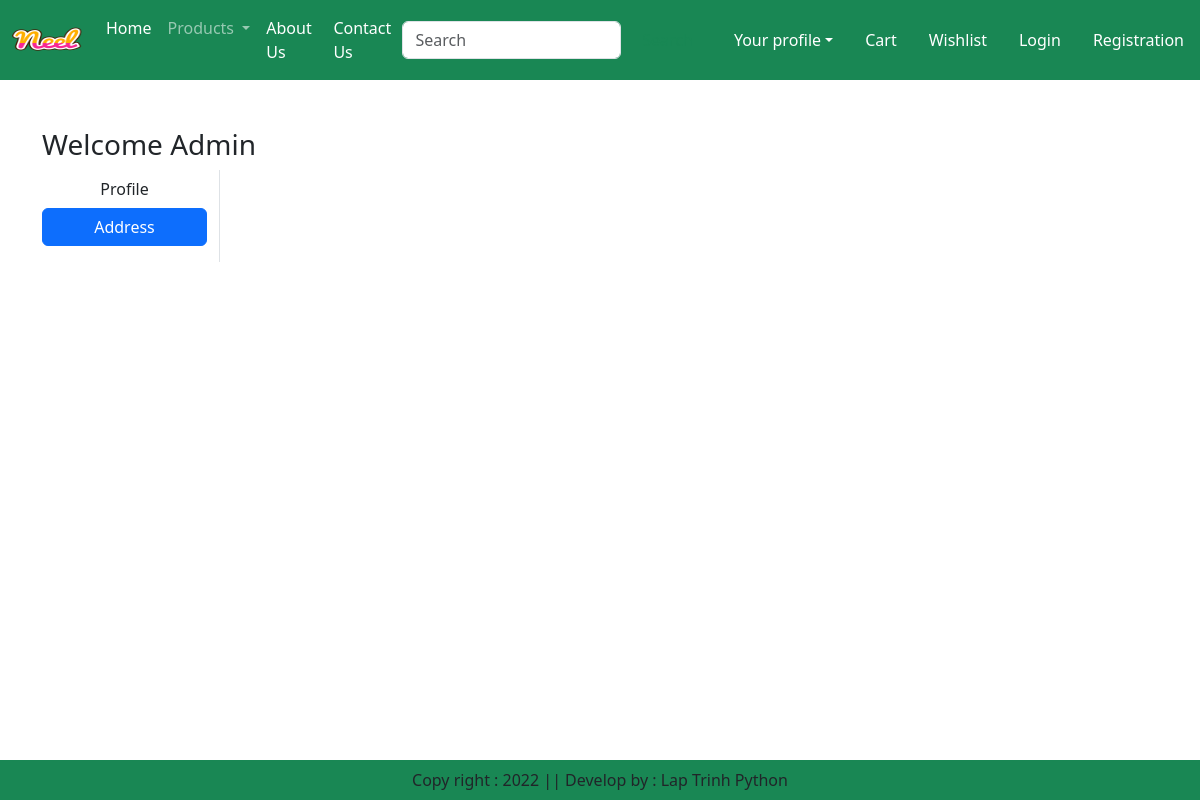
The app's page /address/ (signed in), older data.
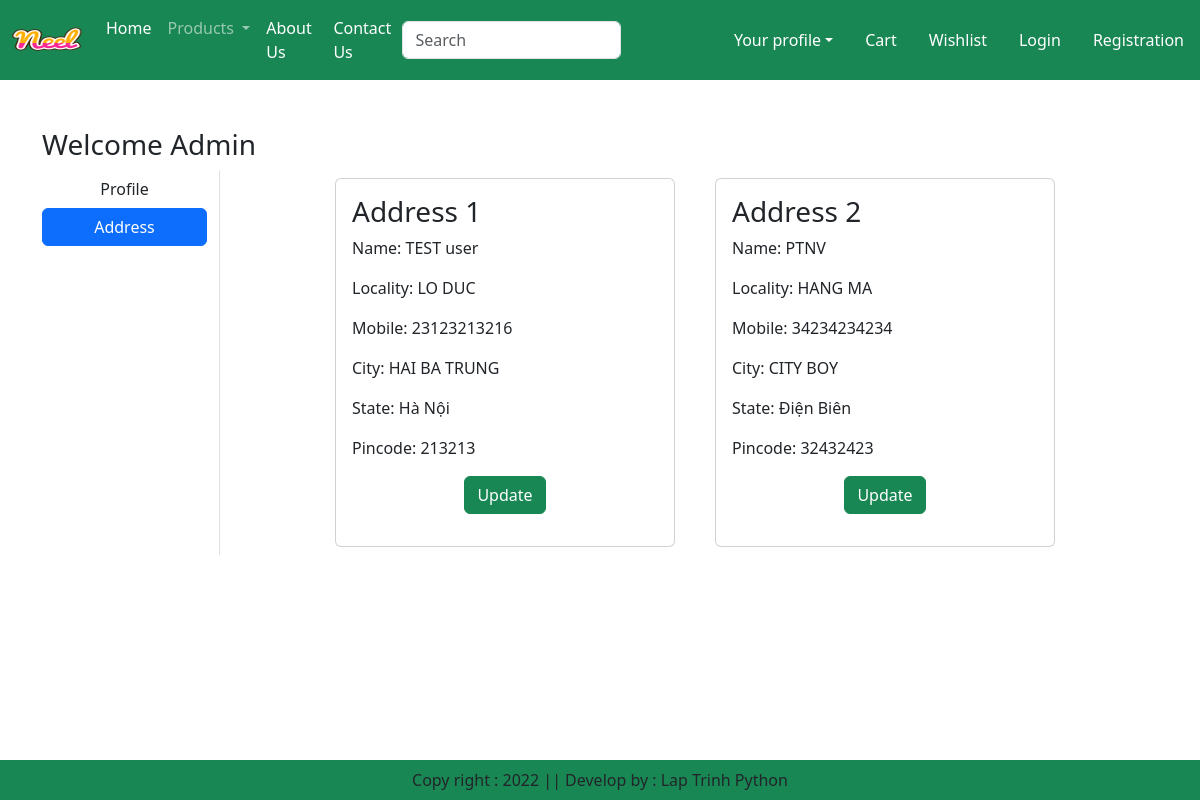
The same page, newer data.
### app/models.py (models this page shows, shortened)
class Customer(models.Model):
    user = models.ForeignKey(User, on_delete=models.CASCADE)
    name = models.CharField(max_length=200)
    locality = models.CharField(max_length=200)
    city = models.CharField(max_length=50)
    mobile = models.IntegerField(default=0)
    zipcode = models.IntegerField()
    state = models.CharField(choices=STATE_CHOICES, max_length=100)

### app/views.py (the view)
# urls.py: path('address/', views.address, name='address'),
def address(request):
  add = Customer.objects.filter(user = request.user)
  return render(request, 'app/address.html',locals())

### app/templates/app/address.html (shortened to what this page needs)
{% extends 'app/base.html' %}
{% load static %}
{% block main-content %}
<div class="container my-5">
    <div class="row">
        <h3>Welcome <span class="text-capitalize">{{ request.user }}</span></h3>
        <div class="col-sm-2 border-end">
            <ul class="list-unstyled">
                <li class="d-grid"><a href="{% url 'profile' %}" class="btn ">Profile</a></li>
                <li class="d-grid"><a href="{% url 'address' %}" class="btn btn-primary">Address</a></li>
            </ul>
        </div>
        <div class="col-sm-8 offset-sm-1">
            <div class="row">
                {% for ad in add %}
                <div class="col-sm-6">
                    <div class="card m-2">
                        <div class="card-body">
                            <h3>Address {{ forloop.counter }}</h3>
                            <p>Name: {{ ad.name }}</p>
                            <p>Locality: {{ ad.locality }}</p>
                            <p>Mobile: {{ ad.mobile }}</p>
                            <p>City: {{ ad.city }}</p>
                            <p>State: {{ ad.state }}</p>
                            <p>Pincode: {{ ad.zipcode }}</p>
                            <p class="text-center">
                                <a href="{% url 'updateAddress' pk=ad.id %}" type="button" class="btn btn-success">Update</a>
                            </p>
                        </div>
                    </div>
                </div>
                {% endfor %}
            </div>
        </div>
    </div>
</div>
{% endblock main-content %}

Row changes from the older to the newer data that the page shows:
added Customer: name "TEST user", locality "LO DUC", mobile "23123213216", city "HAI BA TRUNG", state "Hà Nội", zipcode "213213"
added Customer: name "PTNV", locality "HANG MA", mobile "34234234234", city "CITY BOY", state "Điện Biên", zipcode "32432423"
